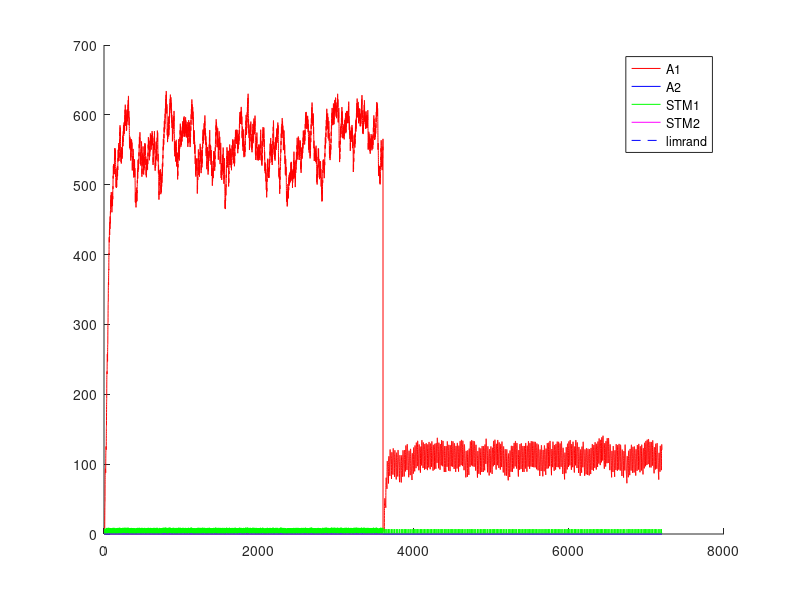

Recreate this plot in MATLAB. (Note: this script raises an error after producing the figure.)
%% Experimento con Fixed-Ratio - FR - Tasa fija
%% Existen multiples intancias de palanquelo (cada vez que realiza respuesta decide si realiza otro o no)
%% Sesiones de 3600 segundos
%% 3 sesiones por tasa de refuerzo (o quizas hasta que sature)
%% 5 sesiones por Experimento.
%% Cada sesion 
%% Tiempo para realizar un respuesta 1 segundo
%% 
%% La probabilidad de eleccion se ajusta al nivel de maxima frecuencia de palanqueo

close all
clc
clear

%% Matriz de pago 0 1 
%% 1 - 
%%%
%%% 

%% 
%% 

%% INICIALIZATION
%%%%%% CONSTANTES DE DECAIMIENTO
alpha = 1;
beta  = 0.125 ;
gamma = 0.0067;%0.025 ; 
delta = 1;

%%%%%% CONSTANTES DE SESIONES
Ntrial  =  1 ;   %% un trial de 3600 segundos
tTrial  =  3600; %% en segundos
tResp   =  1;    %% en segundos
tMuestreo = 0.25;%% en segundos
Nses    =  2 ;
Fr=[3, 15];
Ntest   =  1;
limrand =  0.138;
saving  =  0.01 ;

%% CALCULO DE AROUSAL MAXIMO
%plot([1:0.01:20],(12.8*(1-exp(-.25.* [1:0.01:20].^(2))))+(12.8*(1-exp(-.5.* [1:0.01:20]))),'.k')
function rf = feel(pellets)
  rf=0;
  if (nargin~=0)
    rf=(12.8*(1-exp(-.25.* pellets.^(2))))+(12.8*(1-exp(-.5.* pellets)));
  else
    error ("Faltan parametros");
  endif
endfunction

tau = 0.5 ;
R1 = floor(feel(1)); %tiempo de refuezo para R
R2 = floor(feel(2)); %tiempo de refuezo para T

l1 = 20+R1; %20 = duraci�n entre trials
%l2 = 48+R2; %48 = 20 entre trials + 8 de castigo + 20 entre trials

%suma = 0; %suma es un valor necesaria para calcular max1 y min1
%for i = 1:5
%  suma = suma+alphaAP*(1-betaAP)^(i-1);
%end
%
%max1 = 0; %maximum de stm1
%min1 = 0; %minimum de stm1
%for i = 1:5
%  max1 = suma + min1*(1-betaAP)^5;
%  min1 = max1*(1-betaAP)^20;
%end
%
%max2 = 0; %maximum de stm2
%for i = 1:8
%  max2 = max2+alphaAP*(1-betaAP)^(i-1);
%end
%
%S1 = (((max1-min1)*(0.72*l1))/2)+min1*l1; %calcul de la surfacia del triangulo m�s la de el rectangulo
%                                          %0.75*l1 = 75% de l1 (base)    
%S2 = (max2*(0.46*l2))/2; %calcul de la superficia del triangulo
%
%stmAP_1_medio = S1/l1;
%stmAP_2_medio = S2/l2;
%
%A1max = (deltaAP/gamma)*stmAP_1_medio;
%A2max = (deltaAP/gamma)*stmAP_2_medio;

%%%%%% INICIALIZACION
palanca = zeros(2,1);
Rf_1=0;
Rf_2=0;
A1=zeros(1,Ntest);
A2=zeros(1,Ntest);
stm_1=zeros(2,Ntest);
stm_2=zeros(2,Ntest);
d=1;
x_1=zeros(30,1);
x_2=zeros(30,1);
sesion = zeros(Nses,1);
trialXsesion = zeros(Nses,Ntrial);
terminal_sesion=zeros(Nses,1);
nb_coop = zeros(Nses,Ntest);
contadorP1=0;
contadorP2=0;
%% INICIO DE LAS ITERATIONS
for l = 1:Ntest  %% TESTES
  Num=0;
  for k = 1:Nses  %% SESIONES (cambia el N)
    i=2;
    %duracion = [1,tTrial*ones(1,Ntrial)];
    
    contador = 1;
    palanca(1)=randi(2);
    %% Agregar tasa de refuerzos  %%
    
    if k>1
      A1(Num+1,l)=saving*A1(Num,l);
      A2(Num+1,l)=saving*A2(Num,l);
      stm_1(Num+1,l)=0*stm_1(Num,l);
      stm_2(Num+1,l)=0*stm_2(Num,l); 
      %%% ELECCION DE LA PRIMERA PALANCA 
      if A1(Num,1)>A2(Num,1)
        palanca(2)=1;
      else
        palanca(2)=2;
      end
    end       
    
    for j=2:(Ntrial*tTrial/tMuestreo) %% Todos los trials juntos
      
      if contador == tResp/tMuestreo%duracion(i)
        contador = 1;
        
        i = i+1 ;
        J = j ;
        %P1(i,k)=0.5*(1-exp(-(5*A1((j-1)+Num,l))/A1max))+0.5; %probabilidad en exponential
        P=.8;
        %P2(i,k)=0.5*(1-exp(-(5*A2((j-1)+Num,l))/A2max))+0.5;
        
        a = rand ;
        %%% ELECCION DE LA PALANCA %%% Basicamente elige palanquear o no palanquear
        if (A1((j-1)+Num,l)<=limrand)&&(A2((j-1)+Num,l)<=limrand)
          palanca(i)=randi(2);
        elseif (A1((j-1)+Num,l)>=limrand)&&(A2((j-1)+Num,l)<=limrand)
          if a>=P
            palanca(i)=2;
          else
            palanca(i)=1;
          end
        elseif (A1((j-1)+Num,l)<=limrand)&&(A2((j-1)+Num,l)>=limrand)
          if a>=P
            palanca(i)=1;
          else
            palanca(i)=2;
          end
        end
        %% Contadores para tasa de refuerzo
        if palanca(i)==1
          contadorP1++;
        else
          contadorP2++;
        endif
        %%% REFUERZO %%%
        if (contadorP1==Fr(k))
          %if (palanca(i)==1) %% palanquea
          Rf_1=floor(feel(1));
          Rf_2=0;
          %elseif (palanca(i-1)==2) %% No palanquea
          %  Rf_1=0;
          %  Rf_2=0;%floor(10*(1-exp(-0.8* 2 )));
          %end
          stm_1(j+Num,l)=(1-beta)*stm_1((j-1)+Num,l)+alpha*Rf_1;
          stm_2(j+Num,l)=(1-beta)*stm_2((j-1)+Num,l)+alpha*Rf_2;
          contadorP1=0;
        end
      else
        contador=contador +1;
        Rf_1=0;
        Rf_2=0;
      end
      stm_1(j+Num,l)=(1-beta)*stm_1((j-1)+Num,l)+alpha*Rf_1;
      stm_2(j+Num,l)=(1-beta)*stm_2((j-1)+Num,l)+alpha*Rf_2;
      A1(j+Num,l)=(1-gamma)*A1((j-1)+Num,l)+delta*stm_1(j+Num,l);
      A2(j+Num,l)=(1-gamma)*A2((j-1)+Num,l)+delta*stm_2(j+Num,l);
      
%      if floor(j/tTrial)==(j/tTrial)
%        trialXsesion()
%      end
    end
    
    
    %%% CONTADOR DE A QUE J SE CAMBIA LA SESION
    %sesion(k-1,l)=j;
    sesion(k,l)=j+Num;
    %%% DEFINICION DE NUM
%    compteur = 0 ;
%    for i=1:length(A1(:,l))
%      if A1(i,l)~=0
%        compteur = compteur +1;
%      end
%    end
%    Num=compteur;
    Num = j+Num;
    Sizemat = length(A1);
    
    for j = 1:Ntrial
      if palanca(j)==1
        %nb_coop(k-1,l)= nb_coop(k-1,l)+1;
        nb_coop(k,l)= nb_coop(k,l)+1;
      end
    end
  end
end


%%% PRUEBAS 
%%% ENCONTRA LA LONGITUD REAL DEL EXPERIMENTACION
nonnul = zeros(Ntest,1);
for k=1:Ntest
  for i=1:length(A1)
    if A1(i,k) ~= 0
      nonnul(k)=nonnul(k)+1;
    end
  end
end

%%% PRUEBA I _ PESO DE LA EXPERIMENTACION EN LA MEMORIA
porcent = 0;
for i = 1:Ntest
  if sum(A1(:,i)) > 10 * sum(A2(:,i))
    porcent = porcent +1;
  end
end

%%% PRUEBA II _ SI LA EXCITATION ALCANZA A SU MAXIMUM
maxima = zeros(Ntest,1);
for k = 1:Ntest
  if floor(max(A1(:,k))) == floor(max(max(A1))) 
    maxima(k) = maxima(k) +1;
  end
end

%%% PRUEBA III _ EN QUE SESION LA PALANCA GANA DE VERDAD
%ird = zeros(Ntest,1);
%for k = 1:Ntest
%  i=1;
%  while 1
%    if A1(nonnul(k)-i,k) < limrand
%      ird(k) = nonnul(k)-i+1;
%      break;
%    else
%      i=i+1;
%    end
%  end
%end
%
%%%% PRUEBA IV _ CONVIERTE J EN NUMERO DE SESION
%for k = 1:Ntest
%  i=1;
%  while 1
%    if ird(k) <= sum(sesion(1:i)+50)
%      ird(k)=i;
%      break;
%    else
%      i=i+1;
%    end
%  end
%end

%%% PRUEBA V _ PORCENTAJE DE COOPERACION POR SESION / EXPERIMENTO


porcentaje_coop_sesion=zeros(Nses,Ntest);
porcentaje_coop_experimento=zeros(Ntest,1);
for k = 1:Ntest
  porcentaje_coop_experimento(k)=sum(nb_coop(:,k))/(Ntrial*Nses)*100;
end

%for i=1:Ntest
%  terminal_sesion(1,i)=sesion(1,i);
%  for j=2:Nses
%    terminal_sesion(j,i)=sesion(j,i)+terminal_sesion(j-1,i);
%  end
%end

%%% DEMOSTRACION 


%promedio_sesion=sum(ird)/Ntest
porcent_10xsuperior_al_otra=porcent/Ntest * 100;
cuanto_alcanzan_al_maxima=sum(maxima)/Ntest * 100;
porcentaje_coop_experimento;
porcentaje_coop_sesion=floor(nb_coop/Ntrial*100);


for i=1:Ntest
  figure
  hold on
  plot((1:Sizemat)*tMuestreo,A1(:,i),'r',(1:Sizemat)*tMuestreo,A2(:,i),'b',(1:Sizemat)*tMuestreo,stm_1(:,i),'g',(1:Sizemat)*tMuestreo,stm_2(:,i),'m',(1:Sizemat)*tMuestreo,limrand*ones(1,length([1:Sizemat])),'--b')
  legend("A1","A2","STM1","STM2","limrand");
  for j=1:Nses
    %plot(sesion(j,i)*ones(1,max(max(A1(:,i)))),(1:max(max(A1(:,i)))),'--k');
    h=plot((sesion(j,i).*tMuestreo)*ones(1,max(max(A1(:,i)))),(1:max(max(A1(:,i)))),'--k');
    set(h, "linewidth", 2);
  end
end

color = 'rgbmkmrgbk';
figure
hold on
for i=1:Ntest
  plot(1:Nses,porcentaje_coop_sesion(:,i),'Color',color(i));
  title('Porcentaje de Cooperacion');
  xlabel('Numero de sesion');
  ylabel('Porcentaje');
end
hold off

%%% probl�me de temps, pas le temps de d�croitre du coup red�marre plus
%%% haut CQFD
%%%% CASTIGO DE TIEMPO 
%%%% CUANTO VECES ELIGE COOPERATION
%%% Pour chaque session r�cup�rer le nombre de coop�ration et tracer la
%%% courbe correspondante 

